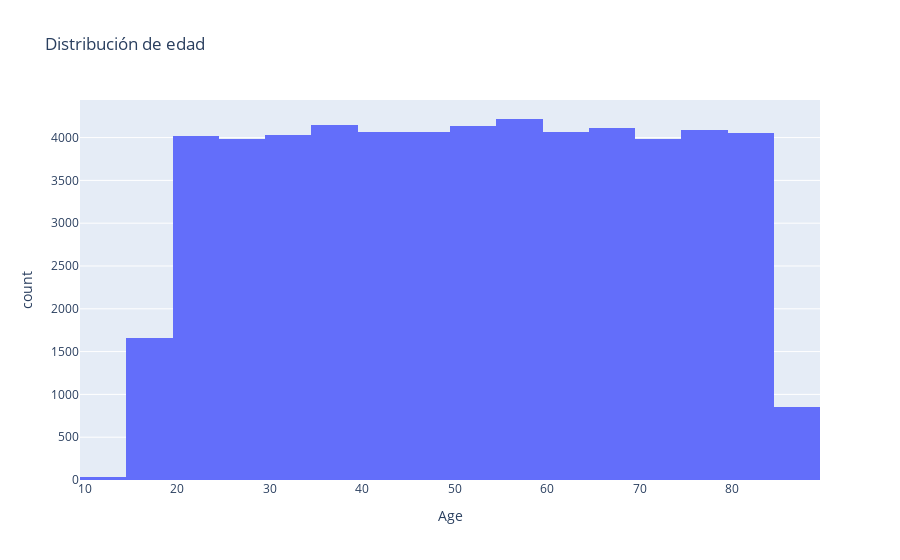

Here is the notebook cell this chart was saved with:
### Markdown cell above
## VISUALIZACIONES

### Code cell
#Histograma para la columna edad 
fig = px.histogram(df, x='Age', title='Distribución de edad', nbins=30)
fig.show()

### Figure 1 — Plotly figure (JSON) as saved in the notebook; plotly's stock layout.template omitted (floating-point values rounded to 4 significant figures; data arrays with more than 128 entries replaced by an {"elided": "..."} marker saying what was removed)
{"data": [{"alignmentgroup": "True", "bingroup": "x", "hovertemplate": "Age=%{x}<br>count=%{y}<extra></extra>", "legendgroup": "", "marker": {"color": "#636efa", "pattern": {"shape": ""}}, "name": "", "nbinsx": 30, "offsetgroup": "", "orientation": "v", "showlegend": false, "type": "histogram", "x": {"elided": "55500 int values"}, "xaxis": "x", "yaxis": "y"}], "layout": {"autosize": true, "barmode": "relative", "legend": {"tracegroupgap": 0}, "title": {"text": "Distribución de edad"}, "xaxis": {"anchor": "y", "autorange": true, "domain": [0, 1], "range": [9.5, 89.5], "title": {"text": "Age"}, "type": "linear"}, "yaxis": {"anchor": "x", "autorange": true, "domain": [0, 1], "range": [0, 4439.0], "title": {"text": "count"}}}}
